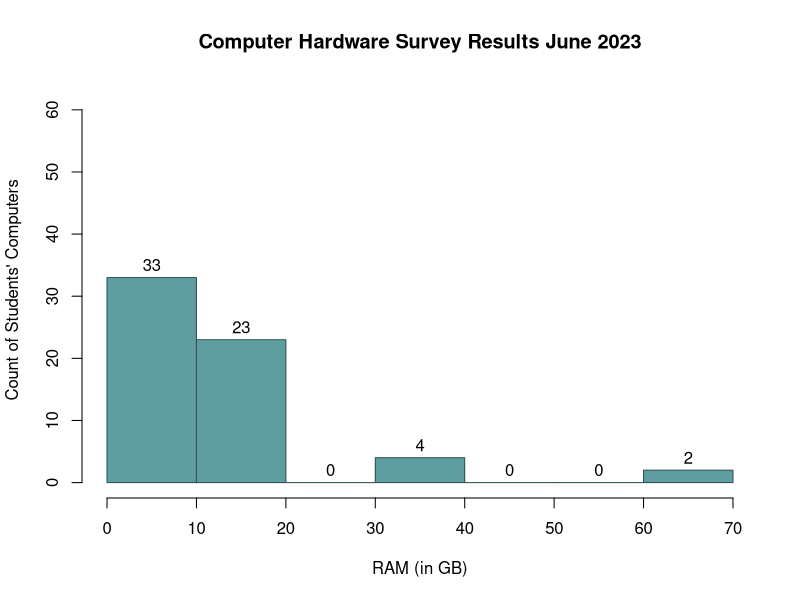

Write the R code that produced this figure.
survey_2023_data <- read.csv("2023-06-13-survey.csv")
num_survey_results <- nrow(survey_2023_data)
hist(survey_2023_data$RAM..in.GB., col = "cadetblue", border = "darkslategray", xlab = "RAM (in GB)", ylab = "Count of Students' Computers", ylim = c(0, num_survey_results), main = "Computer Hardware Survey Results June 2023", labels = TRUE)

     